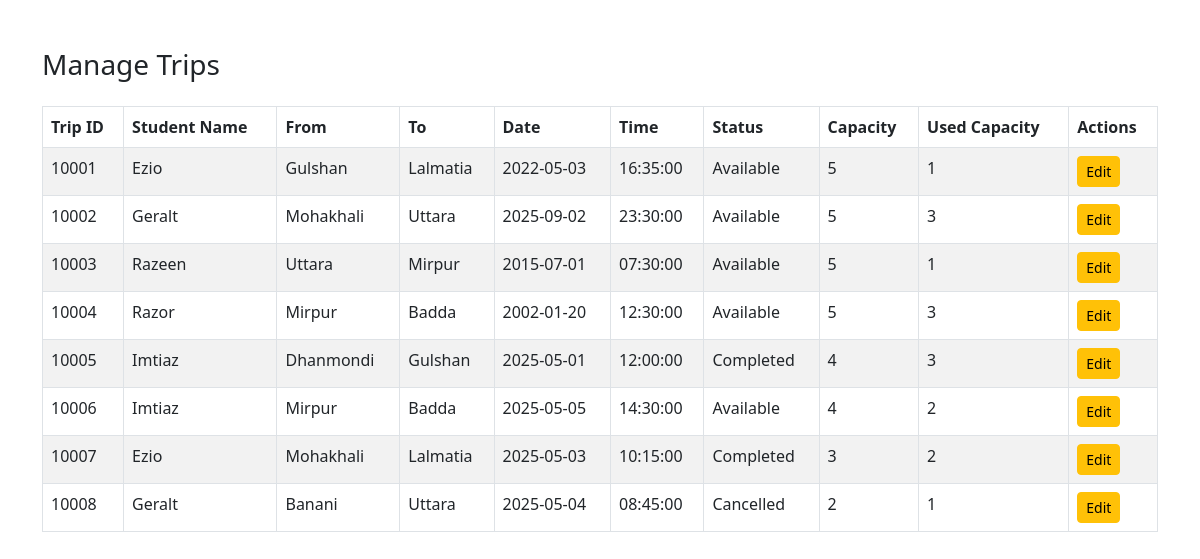
/backend/manage_trips.php (signed in), run on the app's committed database.
### tables this page shows
CREATE TABLE Trips (
    Trip_ID INT PRIMARY KEY AUTO_INCREMENT,
    Student_ID VARCHAR(20),
    where_loc VARCHAR(50),
    Capacity INT,
    Time TIME,
    Date DATE,
    Fare DECIMAL(5,2),
    Meet_up_location VARCHAR(100),
    Mode_of_Commute VARCHAR(30),
    trip_status VARCHAR(30),
    to_loc VARCHAR(50),
    Used_capacity INT,
    FOREIGN KEY (Student_ID) REFERENCES User(Student_ID) ON DELETE SET NULL,
    FOREIGN KEY (where_loc) REFERENCES Locations(area_locations) ON DELETE SET NULL,
    FOREIGN KEY (to_loc) REFERENCES Locations(area_locations) ON DELETE SET NULL
)AUTO_INCREMENT=10001;

CREATE TABLE User (
    Student_ID VARCHAR(20) PRIMARY KEY,
    Name VARCHAR(100) NOT NULL,
    Gsuite_Email VARCHAR(100) UNIQUE NOT NULL,
    Scanned_ID VARCHAR(255),
    Semester VARCHAR(20),
    Department VARCHAR(50),
    Thana VARCHAR(50),
    Phone_Number VARCHAR(15),  
    Password VARCHAR(100) NOT NULL,
    Address VARCHAR(255),      
    Gender VARCHAR(10),        
    Profile_Pic VARCHAR(255),  
    UserStatus VARCHAR(30)
);

### backend/manage_trips.php (the view, shortened to what this page needs)
<?php
include 'db_connection.php';
$query = "SELECT t.Trip_ID, t.Student_ID, u.Name AS Student_Name, t.where_loc, t.to_loc, t.Date, t.Time, t.Fare, t.trip_status, t.Capacity, t.Used_capacity
          FROM Trips t
          JOIN User u ON t.Student_ID = u.Student_ID";
$result = mysqli_query($conn, $query);
?>
<!DOCTYPE html>
<html lang="en">
<head>
    <link href="https://cdn.jsdelivr.net/npm/bootstrap@5.3.0/dist/css/bootstrap.min.css" rel="stylesheet">
    <link href="https://cdn.jsdelivr.net/npm/bootstrap-icons@1.10.5/font/bootstrap-icons.css" rel="stylesheet">
</head>
<body>
<div class="container mt-5">
    <h3 class="mb-4">Manage Trips</h3>
    <div class="table-responsive">
        <table class="table table-striped table-bordered">
            <thead>
                <tr>
                    <th>Trip ID</th>
                    <th>Student Name</th>
                    <th>From</th>
                    <th>To</th>
                    <th>Date</th>
                    <th>Time</th>
                    <th>Status</th>
                    <th>Capacity</th>
                    <th>Used Capacity</th>
                    <th>Actions</th>
                </tr>
            </thead>
            <tbody>
                <?php while ($row = mysqli_fetch_assoc($result)) { ?>
                    <tr>
                        <td><?= $row['Trip_ID'] ?></td>
                        <td><?= htmlspecialchars($row['Student_Name']) ?></td>
                        <td><?= htmlspecialchars($row['where_loc']) ?></td>
                        <td><?= htmlspecialchars($row['to_loc']) ?></td>
                        <td><?= $row['Date'] ?></td>
                        <td><?= $row['Time'] ?></td>
                        <td><?= $row['trip_status'] ?></td>
                        <td><?= $row['Capacity'] ?></td>
                        <td><?= $row['Used_capacity'] ?></td>
                        <td>
                            <button class="btn btn-warning btn-sm" data-bs-toggle="modal" data-bs-target="#editModal<?= $row['Trip_ID'] ?>">Edit</button>
                        </td>
                    </tr>
                <?php } ?>
            </tbody>
        </table>
    </div>
</div>
</body>
</html>

### data on the page
trips: Trip_ID "10001", Student_ID.Name "Ezio", where_loc "Gulshan", to_loc "Lalmatia", Date "2022-05-03", Time "16:35:00", trip_status "Available", Capacity "5", Used_capacity "1"
trips: Trip_ID "10002", Student_ID.Name "Geralt", where_loc "Mohakhali", to_loc "Uttara", Date "2025-09-02", Time "23:30:00", trip_status "Available", Capacity "5", Used_capacity "3"
trips: Trip_ID "10003", Student_ID.Name "Razeen", where_loc "Uttara", to_loc "Mirpur", Date "2015-07-01", Time "07:30:00", trip_status "Available", Capacity "5", Used_capacity "1"
trips: Trip_ID "10004", Student_ID.Name "Razor", where_loc "Mirpur", to_loc "Badda", Date "2002-01-20", Time "12:30:00", trip_status "Available", Capacity "5", Used_capacity "3"
trips: Trip_ID "10005", Student_ID.Name "Imtiaz", where_loc "Dhanmondi", to_loc "Gulshan", Date "2025-05-01", Time "12:00:00", trip_status "Completed", Capacity "4", Used_capacity "3"
trips: Trip_ID "10006", Student_ID.Name "Imtiaz", where_loc "Mirpur", to_loc "Badda", Date "2025-05-05", Time "14:30:00", trip_status "Available", Capacity "4", Used_capacity "2"
trips: Trip_ID "10007", Student_ID.Name "Ezio", where_loc "Mohakhali", to_loc "Lalmatia", Date "2025-05-03", Time "10:15:00", trip_status "Completed", Capacity "3", Used_capacity "2"
trips: Trip_ID "10008", Student_ID.Name "Geralt", where_loc "Banani", to_loc "Uttara", Date "2025-05-04", Time "08:45:00", trip_status "Cancelled", Capacity "2", Used_capacity "1"
